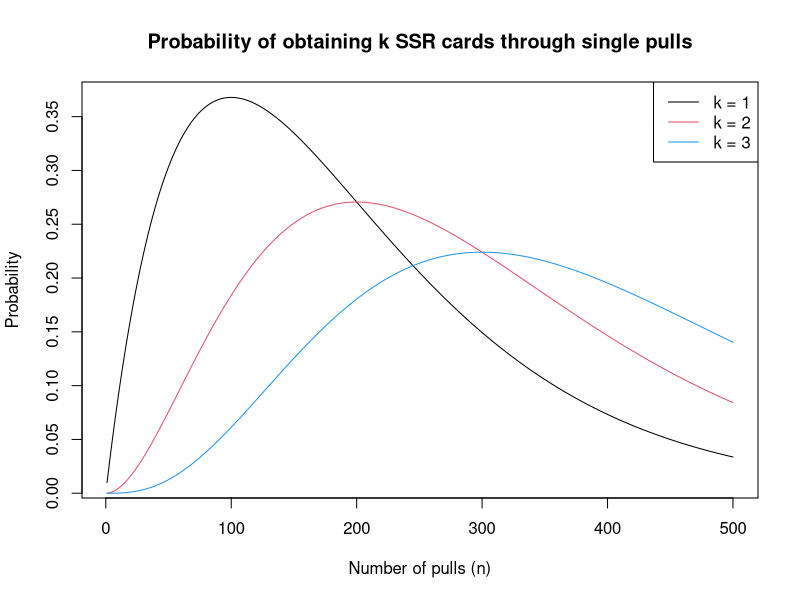
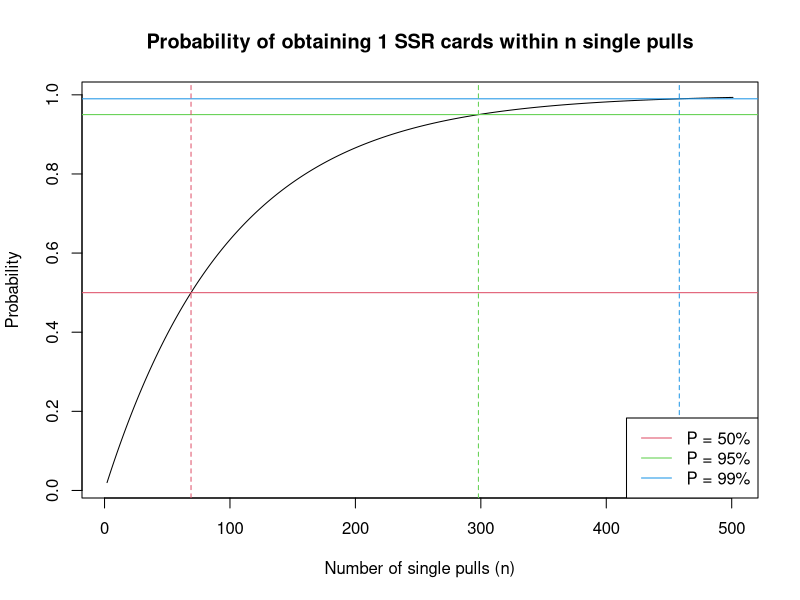

Source code (R) for these figures, in order:
## ---- chunk 1
knitr::opts_chunk$set(echo = FALSE, warning = FALSE)
## ---- chunk 2
p = 0.01 # F/GO rate for a 5* servant (character)
n = seq(1,500)
k = 1
lambda = n*p
p.pois = lambda*exp(-lambda)
p.2 = lambda^2/2*exp(-lambda)
p.3 = lambda^3/6*exp(-lambda)
(paste("Number of pulls that maximizes probability of 1 SSR is", which.max(p.pois)))
(paste("Number of pulls that maximizes probability of 2 SSRs is", which.max(p.2)))
(paste("Number of pulls that maximizes probability of 3 SSRs is", which.max(p.3)))
plot(n, p.pois, type = 'l', main = "Probability of obtaining k SSR cards through single pulls", 
     xlab = "Number of pulls (n)", ylab = "Probability")
lines(n, p.2, col = 2)
lines(n, p.3, col = 4)
legend('topright', legend=c('k = 1', 'k = 2', 'k = 3'), col = c('black', 2, 4), lty = 1)
## ---- chunk 3
p = 0.01 # calculated rate for a 5* servant (character) in a 10-pull with bonus
n = seq(1,500)

p.geom = pgeom(n, prob = p)
plot(seq(2, 501), p.geom, type = 'l', main = "Probability of obtaining 1 SSR cards within n single pulls", 
     xlab = "Number of single pulls (n)", ylab = "Probability")

abline(h=0.5, col = 2)
abline(h=0.95, col = 3)
abline(h=0.99, col = 4)

abline(v = 68.96, col = 2, lty = 2)
abline(v = 298.07, col = 3, lty = 2)
abline(v = 458.21, col = 4, lty = 2)

legend('bottomright', legend=c('P = 50%', 'P = 95%', 'P = 99%'), col = c(2, 3, 4), lty = 1)
